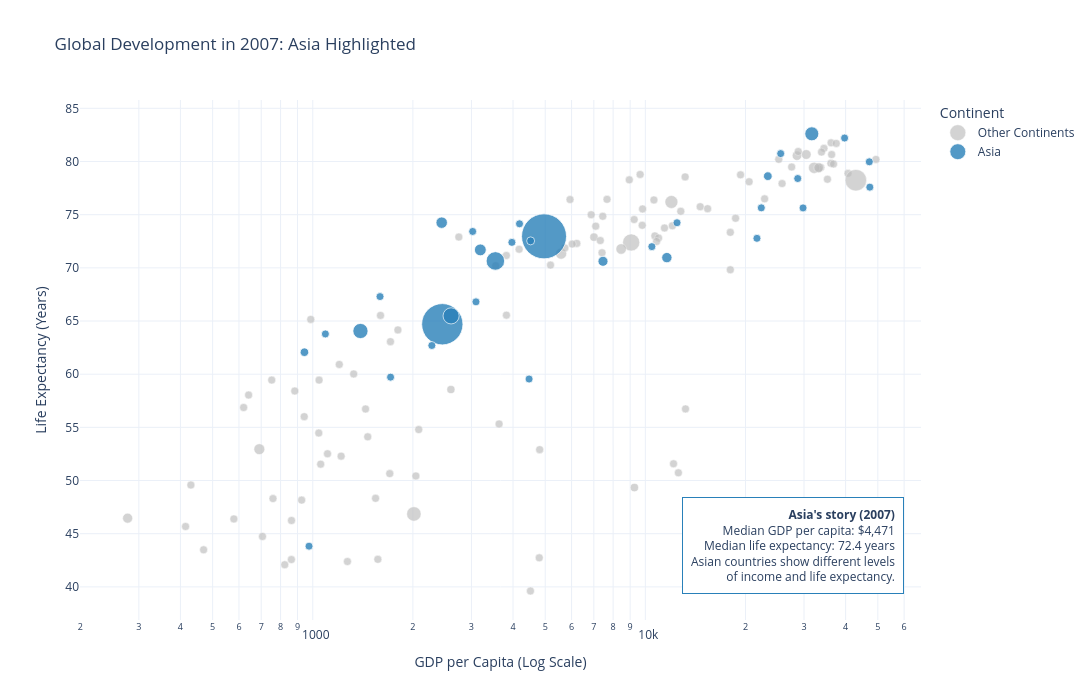

Notebook code cell kept with this figure:
### Markdown cell above
## Task 2 — Bubble chart: tell a story

**What to build:** A bubble chart (full 2007 dataset, all countries) where:
- x = GDP per capita (log scale)
- y = life expectancy
- size = population
- colour = ONE continent highlighted (your choice), all others grey
- At least one annotation explaining the highlighted group's story

> This is the grey-and-highlight technique applied to a bubble chart.

### Code cell
# Task 2 - Bubble Chart: Tell a Story

import pandas as pd
import plotly.graph_objects as go

# Select the full 2007 dataset
data_2007 = df[df['year'] == 2007].copy()

# Remove rows with missing or invalid values
data_2007 = data_2007.dropna(
    subset=['gdpPercap', 'lifeExp', 'pop', 'continent', 'country']
)

data_2007 = data_2007[
    (data_2007['gdpPercap'] > 0) &
    (data_2007['pop'] > 0)
]

# Highlight Asia and keep all other continents grey
asia = data_2007[data_2007['continent'] == 'Asia']
others = data_2007[data_2007['continent'] != 'Asia']

# Calculate bubble size reference
size_ref = 2.0 * data_2007['pop'].max() / (45 ** 2)

# Create bubble chart
fig = go.Figure()

# Other continents in grey
fig.add_trace(go.Scatter(
    x=others['gdpPercap'],
    y=others['lifeExp'],
    mode='markers',
    name='Other Continents',
    text=others['country'],
    marker=dict(
        size=others['pop'],
        sizemode='area',
        sizeref=size_ref,
        sizemin=4,
        color='#BDBDBD',
        opacity=0.65,
        line=dict(width=0.5, color='white')
    ),
    hovertemplate=
        '<b>%{text}</b><br>' +
        'GDP per Capita: %{x:,.0f}<br>' +
        'Life Expectancy: %{y:.1f} years<br>' +
        '<extra>Other Continents</extra>'
))

# Asia highlighted in blue
fig.add_trace(go.Scatter(
    x=asia['gdpPercap'],
    y=asia['lifeExp'],
    mode='markers',
    name='Asia',
    text=asia['country'],
    marker=dict(
        size=asia['pop'],
        sizemode='area',
        sizeref=size_ref,
        sizemin=4,
        color='#2980B9',
        opacity=0.8,
        line=dict(width=0.8, color='white')
    ),
    hovertemplate=
        '<b>%{text}</b><br>' +
        'GDP per Capita: %{x:,.0f}<br>' +
        'Life Expectancy: %{y:.1f} years<br>' +
        '<extra>Asia</extra>'
))

# Calculate Asia statistics for the insight
median_gdp = asia['gdpPercap'].median()
median_life = asia['lifeExp'].median()

# Add annotation explaining Asia's story
fig.add_annotation(
    x=0.98,
    y=0.05,
    xref='paper',
    yref='paper',
    text=(
        f"<b>Asia's story (2007)</b><br>"
        f"Median GDP per capita: ${median_gdp:,.0f}<br>"
        f"Median life expectancy: {median_life:.1f} years<br>"
        "Asian countries show different levels<br>"
        "of income and life expectancy."
    ),
    showarrow=False,
    align='right',
    bgcolor='white',
    bordercolor='#2980B9',
    borderwidth=1,
    borderpad=8
)

# Chart layout
fig.update_layout(
    title='Global Development in 2007: Asia Highlighted',
    xaxis=dict(
        title='GDP per Capita (Log Scale)',
        type='log'
    ),
    yaxis_title='Life Expectancy (Years)',
    template='plotly_white',
    width=1100,
    height=700,
    legend_title='Continent',
    hovermode='closest'
)

fig.show()

### Figure 1 — Plotly figure (JSON) as saved in the notebook; plotly's stock layout.template omitted (floating-point values rounded to 4 significant figures)
{"data": [{"hovertemplate": "<b>%{text}</b><br>GDP per Capita: %{x:,.0f}<br>Life Expectancy: %{y:.1f} years<br><extra>Other Continents</extra>", "marker": {"color": "#BDBDBD", "line": {"color": "white", "width": 0.5}, "opacity": 0.65, "size": [3600523, 33333216, 12420476, 40301927, 20434176, 8199783, 10392226, 8078314, 9119152, 4552198, 1639131, 190010647, 7322858, 14326203, 8390505, 17696293, 33390141, 4369038, 10238807, 16284741, 44227550, 710960, 64606759, 3800610, 4133884, 18013409, 4493312, 11416987, 10228744, 5468120, 496374, 9319622, 13755680, 80264543, 6939688, 551201, 4906585, 76511887, 5238460, 61083916, 1454867, 1688359, 82400996, 22873338, 10706290, 12572928, 9947814, 1472041, 8502814, 7483763, 9956108, 301931, 4109086, 58147733, 2780132, 35610177, 2012649, 3193942, 6036914, 19167654, 13327079, 12031795, 3270065, 1250882, 108700891, 684736, 33757175, 19951656, 2055080, 16570613, 4115771, 5675356, 12894865, 135031164, 4627926, 3242173, 6667147, 28674757, 38518241, 10642836, 3942491, 798094, 22276056, 8860588, 199579, 12267493, 10150265, 6144562, 5447502, 2009245, 9118773, 43997828, 40448191, 42292929, 1133066, 9031088, 7554661, 38139640, 5701579, 1056608, 10276158, 71158647, 29170398, 60776238, 301139947, 3447496, 26084662, 11746035, 12311143], "sizemin": 4, "sizemode": "area", "sizeref": 1302000.0}, "mode": "markers", "name": "Other Continents", "text": ["Albania", "Algeria", "Angola", "Argentina", "Australia", "Austria", "Belgium", "Benin", "Bolivia", "Bosnia and Herzegovina", "Botswana", "Brazil", "Bulgaria", "Burkina Faso", "Burundi", "Cameroon", "Canada", "Central African Republic", "Chad", "Chile", "Colombia", "Comoros", "Congo, Dem. Rep.", "Congo, Rep.", "Costa Rica", "Cote d'Ivoire", "Croatia", "Cuba", "Czech Republic", "Denmark", "Djibouti", "Dominican Republic", "Ecuador", "Egypt", "El Salvador", "Equatorial Guinea", "Eritrea", "Ethiopia", "Finland", "France", "Gabon", "Gambia", "Germany", "Ghana", "Greece", "Guatemala", "Guinea", "Guinea-Bissau", "Haiti", "Honduras", "Hungary", "Iceland", "Ireland", "Italy", "Jamaica", "Kenya", "Lesotho", "Liberia", "Libya", "Madagascar", "Malawi", "Mali", "Mauritania", "Mauritius", "Mexico", "Montenegro", "Morocco", "Mozambique", "Namibia", "Netherlands", "New Zealand", "Nicaragua", "Niger", "Nigeria", "Norway", "Panama", "Paraguay", "Peru", "Poland", "Portugal", "Puerto Rico", "Reunion", "Romania", "Rwanda", "Sao Tome and Principe", "Senegal", "Serbia", "Sierra Leone", "Slovak Republic", "Slovenia", "Somalia", "South Africa", "Spain", "Sudan", "Swaziland", "Sweden", "Switzerland", "Tanzania", "Togo", "Trinidad and Tobago", "Tunisia", "Turkey", "Uganda", "United Kingdom", "United States", "Uruguay", "Venezuela", "Zambia", "Zimbabwe"], "type": "scatter", "x": [5937.0, 6223.0, 4797.0, 12780.0, 34440.0, 36130.0, 33690.0, 1441.0, 3822.0, 7446.0, 12570.0, 9066.0, 10680.0, 1217.0, 430.1, 2042.0, 36320.0, 706.0, 1704.0, 13170.0, 7007.0, 986.1, 277.6, 3633.0, 9645.0, 1545.0, 14620.0, 8948.0, 22830.0, 35280.0, 2082.0, 6025.0, 6873.0, 5581.0, 5728.0, 12150.0, 641.4, 690.8, 33210.0, 30470.0, 13210.0, 752.7, 32170.0, 1328.0, 27540.0, 5186.0, 942.7, 579.2, 1202.0, 3548.0, 18010.0, 36180.0, 40680.0, 28570.0, 7321.0, 1463.0, 1569.0, 414.5, 12060.0, 1045.0, 759.3, 1043.0, 1803.0, 10960.0, 11980.0, 9254.0, 3820.0, 823.7, 4811.0, 36800.0, 25190.0, 2749.0, 619.7, 2014.0, 49360.0, 9809.0, 4173.0, 7409.0, 15390.0, 20510.0, 19330.0, 7670.0, 10810.0, 863.1, 1598.0, 1712.0, 9787.0, 862.5, 18680.0, 25770.0, 926.1, 9270.0, 28820.0, 2602.0, 4513.0, 33860.0, 37510.0, 1107.0, 883.0, 18010.0, 7093.0, 8458.0, 1056.0, 33200.0, 42950.0, 10610.0, 11420.0, 1271.0, 469.7], "y": [76.42, 72.3, 42.73, 75.32, 81.23, 79.83, 79.44, 56.73, 65.55, 74.85, 50.73, 72.39, 73.0, 52.3, 49.58, 50.43, 80.65, 44.74, 50.65, 78.55, 72.89, 65.15, 46.46, 55.32, 78.78, 48.33, 75.75, 78.27, 76.49, 78.33, 54.79, 72.23, 74.99, 71.34, 71.88, 51.58, 58.04, 52.95, 79.31, 80.66, 56.73, 59.45, 79.41, 60.02, 79.48, 70.26, 56.01, 46.39, 60.92, 70.2, 73.34, 81.76, 78.89, 80.55, 72.57, 54.11, 42.59, 45.68, 73.95, 59.44, 48.3, 54.47, 64.16, 72.8, 76.19, 74.54, 71.16, 42.08, 52.91, 79.76, 80.2, 72.9, 56.87, 46.86, 80.2, 75.54, 71.75, 71.42, 75.56, 78.1, 78.75, 76.44, 72.48, 46.24, 65.53, 63.06, 74.0, 42.57, 74.66, 77.93, 48.16, 49.34, 80.94, 58.56, 39.61, 80.88, 81.7, 52.52, 58.42, 69.82, 73.92, 71.78, 51.54, 79.42, 78.24, 76.38, 73.75, 42.38, 43.49]}, {"hovertemplate": "<b>%{text}</b><br>GDP per Capita: %{x:,.0f}<br>Life Expectancy: %{y:.1f} years<br><extra>Asia</extra>", "marker": {"color": "#2980B9", "line": {"color": "white", "width": 0.8}, "opacity": 0.8, "size": [31889923, 708573, 150448339, 14131858, 1318683096, 6980412, 1110396331, 223547000, 69453570, 27499638, 6426679, 127467972, 6053193, 23301725, 49044790, 2505559, 3921278, 24821286, 2874127, 47761980, 28901790, 3204897, 169270617, 91077287, 27601038, 4553009, 20378239, 19314747, 23174294, 65068149, 85262356, 4018332, 22211743], "sizemin": 4, "sizemode": "area", "sizeref": 1302000.0}, "mode": "markers", "name": "Asia", "text": ["Afghanistan", "Bahrain", "Bangladesh", "Cambodia", "China", "Hong Kong, China", "India", "Indonesia", "Iran", "Iraq", "Israel", "Japan", "Jordan", "Korea, Dem. Rep.", "Korea, Rep.", "Kuwait", "Lebanon", "Malaysia", "Mongolia", "Myanmar", "Nepal", "Oman", "Pakistan", "Philippines", "Saudi Arabia", "Singapore", "Sri Lanka", "Syria", "Taiwan", "Thailand", "Vietnam", "West Bank and Gaza", "Yemen, Rep."], "type": "scatter", "x": [974.6, 29800.0, 1391.0, 1714.0, 4959.0, 39720.0, 2452.0, 3541.0, 11610.0, 4471.0, 25520.0, 31660.0, 4519.0, 1593.0, 23350.0, 47310.0, 10460.0, 12450.0, 3096.0, 944.0, 1091.0, 22320.0, 2606.0, 3190.0, 21650.0, 47140.0, 3970.0, 4185.0, 28720.0, 7458.0, 2442.0, 3025.0, 2281.0], "y": [43.83, 75.64, 64.06, 59.72, 72.96, 82.21, 64.7, 70.65, 70.96, 59.55, 80.75, 82.6, 72.53, 67.3, 78.62, 77.59, 71.99, 74.24, 66.8, 62.07, 63.78, 75.64, 65.48, 71.69, 72.78, 79.97, 72.4, 74.14, 78.4, 70.62, 74.25, 73.42, 62.7]}], "layout": {"annotations": [{"align": "right", "bgcolor": "white", "bordercolor": "#2980B9", "borderpad": 8, "borderwidth": 1, "showarrow": false, "text": "<b>Asia's story (2007)</b><br>Median GDP per capita: $4,471<br>Median life expectancy: 72.4 years<br>Asian countries show different levels<br>of income and life expectancy.", "x": 0.98, "xref": "paper", "y": 0.05, "yref": "paper"}], "height": 700, "hovermode": "closest", "legend": {"title": {"text": "Continent"}}, "title": {"text": "Global Development in 2007: Asia Highlighted"}, "width": 1100, "xaxis": {"title": {"text": "GDP per Capita (Log Scale)"}, "type": "log"}, "yaxis": {"title": {"text": "Life Expectancy (Years)"}}}}
